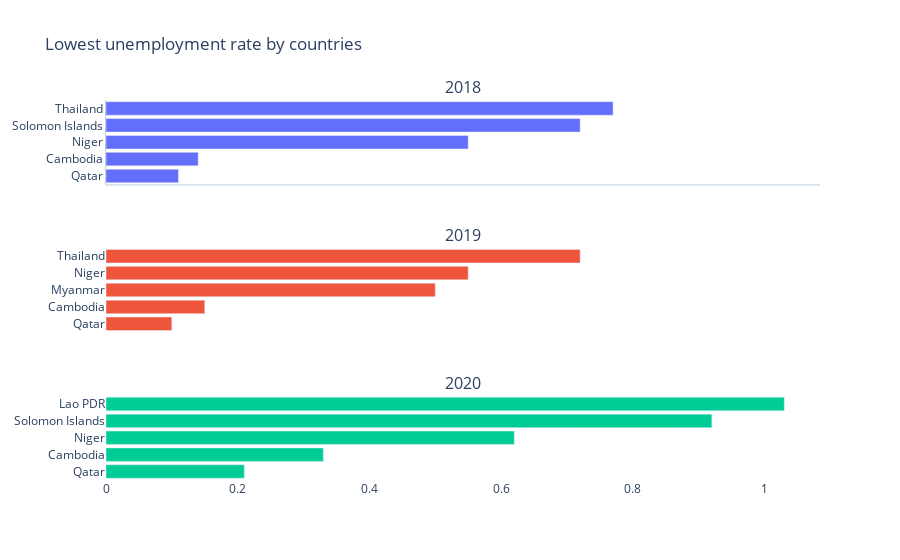

Here is the notebook cell this chart was saved with:
### Markdown cell above
Visualize country unemployment rate during the pandemic (2019-2021)

### Code cell
generate_Bars(2018,3)

### Figure 1 — Plotly figure (JSON) as saved in the notebook; plotly's stock layout.template omitted (floating-point values rounded to 4 significant figures)
{"data": [{"orientation": "h", "type": "bar", "x": [0.11, 0.14, 0.55, 0.72, 0.77], "xaxis": "x", "y": ["Qatar", "Cambodia", "Niger", "Solomon Islands", "Thailand"], "yaxis": "y"}, {"orientation": "h", "type": "bar", "x": [0.1, 0.15, 0.5, 0.55, 0.72], "xaxis": "x2", "y": ["Qatar", "Cambodia", "Myanmar", "Niger", "Thailand"], "yaxis": "y2"}, {"orientation": "h", "type": "bar", "x": [0.21, 0.33, 0.62, 0.92, 1.03], "xaxis": "x3", "y": ["Qatar", "Cambodia", "Niger", "Solomon Islands", "Lao PDR"], "yaxis": "y3"}], "layout": {"annotations": [{"font": {"size": 16}, "showarrow": false, "text": "2018", "x": 0.5, "xanchor": "center", "xref": "paper", "y": 1.0, "yanchor": "bottom", "yref": "paper"}, {"font": {"size": 16}, "showarrow": false, "text": "2019", "x": 0.5, "xanchor": "center", "xref": "paper", "y": 0.6111, "yanchor": "bottom", "yref": "paper"}, {"font": {"size": 16}, "showarrow": false, "text": "2020", "x": 0.5, "xanchor": "center", "xref": "paper", "y": 0.2222, "yanchor": "bottom", "yref": "paper"}], "plot_bgcolor": "#FFF", "showlegend": false, "title": {"text": "Lowest unemployment rate by countries"}, "xaxis": {"anchor": "y", "domain": [0.0, 1.0], "linecolor": "#BCCCDC", "matches": "x3", "showgrid": false, "showspikes": true, "showticklabels": false, "spikecolor": "#999999", "spikedash": "dot", "spikemode": "across", "spikethickness": 2}, "xaxis2": {"anchor": "y2", "domain": [0.0, 1.0], "matches": "x3", "showticklabels": false}, "xaxis3": {"anchor": "y3", "domain": [0.0, 1.0]}, "yaxis": {"anchor": "x", "domain": [0.7778, 1.0], "linecolor": "#BCCCDC", "showgrid": false}, "yaxis2": {"anchor": "x2", "domain": [0.3889, 0.6111]}, "yaxis3": {"anchor": "x3", "domain": [0.0, 0.2222]}}}
